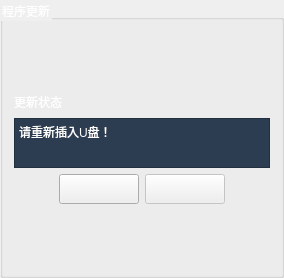
               <widget class="QGroupBox" name="groupBox_12">
                <property name="styleSheet">
                 <string notr="true">color: rgb(255, 255, 255);</string>
                </property>
                <property name="title">
                 <string>程序更新</string>
                </property>
                <layout class="QVBoxLayout" name="verticalLayout_12">
                 <item>
                  <spacer name="verticalSpacer_3">
                   <property name="orientation">
                    <enum>Qt::Vertical</enum>
                   </property>
                   <property name="sizeHint" stdset="0">
                    <size>
                     <width>20</width>
                     <height>61</height>
                    </size>
                   </property>
                  </spacer>
                 </item>
                 <item>
                  <layout class="QHBoxLayout" name="horizontalLayout_38">
                   <item>
                    <widget class="QLabel" name="label_15">
                     <property name="text">
                      <string>更新状态</string>
                     </property>
                    </widget>
                   </item>
                   <item>
                    <spacer name="horizontalSpacer_36">
                     <property name="orientation">
                      <enum>Qt::Horizontal</enum>
                     </property>
                     <property name="sizeHint" stdset="0">
                      <size>
                       <width>40</width>
                       <height>20</height>
                      </size>
                     </property>
                    </spacer>
                   </item>
                  </layout>
                 </item>
                 <item>
                  <layout class="QHBoxLayout" name="horizontalLayout_39">
                   <item>
                    <spacer name="horizontalSpacer_37">
                     <property name="orientation">
                      <enum>Qt::Horizontal</enum>
                     </property>
                     <property name="sizeType">
                      <enum>QSizePolicy::Fixed</enum>
                     </property>
                     <property name="sizeHint" stdset="0">
                      <size>
                       <width>0</width>
                       <height>0</height>
                      </size>
                     </property>
                    </spacer>
                   </item>
                   <item>
                    <widget class="QTextEdit" name="updateStatTextEdit">
                     <property name="sizePolicy">
                      <sizepolicy hsizetype="Expanding" vsizetype="Maximum">
                       <horstretch>0</horstretch>
                       <verstretch>0</verstretch>
                      </sizepolicy>
                     </property>
                     <property name="maximumSize">
                      <size>
                       <width>16777215</width>
                       <height>50</height>
                      </size>
                     </property>
                     <property name="styleSheet">
                      <string notr="true">background-color: rgb(44, 61, 81);
color: rgb(255, 255, 255);</string>
                     </property>
                     <property name="readOnly">
                      <bool>true</bool>
                     </property>
                     <property name="html">
                      <string>&lt;!DOCTYPE HTML PUBLIC &quot;-//W3C//DTD HTML 4.0//EN&quot; &quot;http://www.w3.org/TR/REC-html40/strict.dtd&quot;&gt;
&lt;html&gt;&lt;head&gt;&lt;meta name=&quot;qrichtext&quot; content=&quot;1&quot; /&gt;&lt;style type=&quot;text/css&quot;&gt;
p, li { white-space: pre-wrap; }
&lt;/style&gt;&lt;/head&gt;&lt;body style=&quot; font-family:'SimSun'; font-size:9pt; font-weight:400; font-style:normal;&quot;&gt;
&lt;p style=&quot; margin-top:0px; margin-bottom:0px; margin-left:0px; margin-right:0px; -qt-block-indent:0; text-indent:0px;&quot;&gt;请重新插入U盘！&lt;/p&gt;&lt;/body&gt;&lt;/html&gt;</string>
                     </property>
                    </widget>
                   </item>
                   <item>
                    <spacer name="horizontalSpacer_38">
                     <property name="orientation">
                      <enum>Qt::Horizontal</enum>
                     </property>
                     <property name="sizeType">
                      <enum>QSizePolicy::Fixed</enum>
                     </property>
                     <property name="sizeHint" stdset="0">
                      <size>
                       <width>0</width>
                       <height>0</height>
                      </size>
                     </property>
                    </spacer>
                   </item>
                  </layout>
                 </item>
                 <item>
                  <layout class="QHBoxLayout" name="horizontalLayout_40">
                   <item>
                    <spacer name="horizontalSpacer_39">
                     <property name="orientation">
                      <enum>Qt::Horizontal</enum>
                     </property>
                     <property name="sizeHint" stdset="0">
                      <size>
                       <width>40</width>
                       <height>20</height>
                      </size>
                     </property>
                    </spacer>
                   </item>
                   <item>
                    <widget class="QPushButton" name="updateProBtn">
                     <property name="sizePolicy">
                      <sizepolicy hsizetype="Minimum" vsizetype="Minimum">
                       <horstretch>0</horstretch>
                       <verstretch>0</verstretch>
                      </sizepolicy>
                     </property>
                     <property name="minimumSize">
                      <size>
                       <width>80</width>
                       <height>30</height>
                      </size>
                     </property>
                     <property name="styleSheet">
                      <string notr="true">border-image: url(:/myimages/images/pbtnstartupdateFalse.png);</string>
                     </property>
                     <property name="text">
                      <string/>
                     </property>
                    </widget>
                   </item>
                   <item>
                    <widget class="QPushButton" name="updateThenRestart">
                     <property name="enabled">
                      <bool>false</bool>
                     </property>
                     <property name="sizePolicy">
                      <sizepolicy hsizetype="Minimum" vsizetype="Minimum">
                       <horstretch>0</horstretch>
                       <verstretch>0</verstretch>
                      </sizepolicy>
                     </property>
                     <property name="minimumSize">
                      <size>
                       <width>80</width>
                       <height>30</height>
                      </size>
                     </property>
                     <property name="styleSheet">
                      <string notr="true">border-image: url(:/myimages/images/pbtnrestartFalse.png);</string>
                     </property>
                     <property name="text">
                      <string/>
                     </property>
                    </widget>
                   </item>
                   <item>
                    <spacer name="horizontalSpacer_40">
                     <property name="orientation">
                      <enum>Qt::Horizontal</enum>
                     </property>
                     <property name="sizeHint" stdset="0">
                      <size>
                       <width>40</width>
                       <height>20</height>
                      </size>
                     </property>
                    </spacer>
                   </item>
                  </layout>
                 </item>
                 <item>
                  <spacer name="verticalSpacer_4">
                   <property name="orientation">
                    <enum>Qt::Vertical</enum>
                   </property>
                   <property name="sizeHint" stdset="0">
                    <size>
                     <width>20</width>
                     <height>60</height>
                    </size>
                   </property>
                  </spacer>
                 </item>
                </layout>
               </widget>
